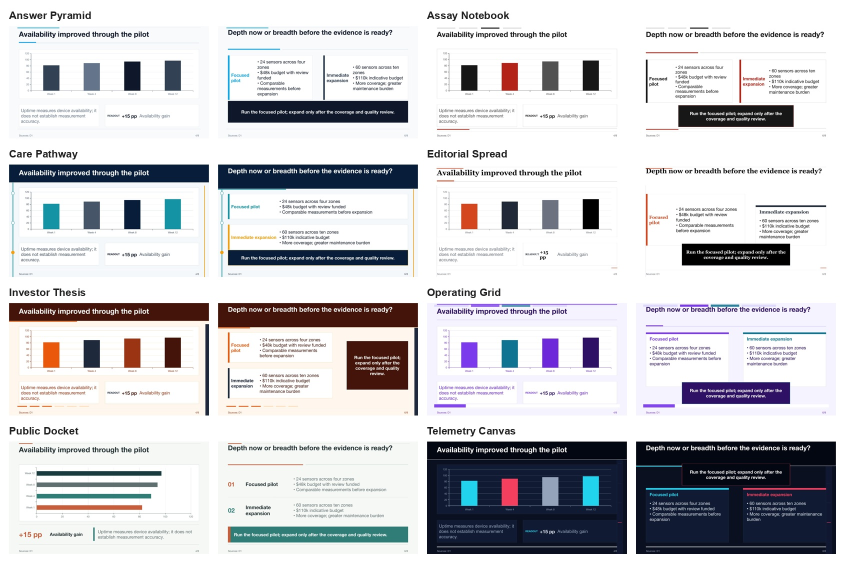
#> input picture examples/v0.12_data_comparisons.jpg, 1690 x 1126 px, given in place of ight-market-battery-swaps_codex_native_vs_latest_preview.png, which was not available (shown at 1/2 size)
$ python build_readme_comparison_images.py
#> lines starting #> are read from the running program, lines starting #| are printed output that depends on the picture; pictures that were not available may be replaced by others from this repository, and a replacement may not be noted
#!/usr/bin/env python3
"""Build clean README evidence images from rendered presentation-skill previews."""

from __future__ import annotations

import argparse
import json
import shutil
import subprocess
import tempfile
from pathlib import Path

from PIL import Image, ImageDraw, ImageFont, ImageOps


REPO = Path(__file__).resolve().parent.parent
DEFAULT_SOURCE_DIR = REPO / "decks/native-vs-latest-random-topics-20260623/contact_sheets"
DEFAULT_OUT_DIR = REPO / "decks/native-vs-latest-random-topics-20260623/readme_images"
DEFAULT_GALLERY_SUMMARY = REPO / "decks/style-reference-gallery-20260620-corpus-v1/summary.json"

CASES = [
    ("night-market-battery-swaps", "Night Market Battery Swaps"),
    ("river-watch-pocket-lab", "Pocket Labs For River Watch"),
    ("microgrid-load-forecast", "Microgrid Load Forecast"),
]

VARIANT_TILE_SOURCES = [
    ("title", "Title", "bold-startup-narrative", "title"),
    ("section", "Section", "_section", "section"),
    ("cards-3", "Cards 3", "bold-startup-narrative", "cards-3"),
    ("split", "Split", "editorial-minimal", "split"),
    ("timeline", "Timeline", "charcoal-safety", "timeline"),
    ("stats", "Stats", "arctic-minimal", "stats"),
    ("kpi-hero", "KPI Hero", "bold-startup-narrative", "kpi-hero"),
    ("comparison-2col", "Comparison", "lab-report", "comparison-2col"),
    ("matrix", "Matrix", "lavender-ops", "matrix"),
    ("chart", "Chart", "data-heavy-boardroom", "chart"),
    ("lab-run-results", "Lab Results", "lab-report", "lab-run-results"),
    ("scientific-figure", "Scientific Figure", "paper-journal", "scientific-figure"),
    ("flow", "Mermaid Flow", "midnight-neon", "flow"),
]

STYLE_TILE_SOURCES = [
    ("arctic-minimal", "Arctic Minimal", "image-sidebar"),
    ("bold-startup-narrative", "Startup Narrative", "kpi-hero"),
    ("charcoal-safety", "Risk Memo", "timeline"),
    ("data-heavy-boardroom", "Board Dashboard", "chart"),
    ("editorial-minimal", "Editorial Report", "split"),
    ("executive-clinical", "Executive Clinical", "lab-run-results"),
    ("forest-research", "Forest Research", "scientific-figure"),
    ("lab-report", "Lab Report", "lab-run-results"),
    ("lavender-ops", "Lavender Ops", "flow"),
    ("midnight-neon", "Midnight Neon", "flow"),
    ("paper-journal", "Paper Journal", "scientific-figure"),
    ("sunset-investor", "Investor Reveal", "chart"),
    ("warm-terracotta", "Terracotta Case", "timeline"),
]

INK = "#111827"
MUTED = "#4b5563"
RULE = "#d8dee8"
BG = "#ffffff"


def _font(size: int, *, bold: bool = False) -> ImageFont.FreeTypeFont | ImageFont.ImageFont:
    candidates = [
        "/System/Library/Fonts/Supplemental/Arial Bold.ttf" if bold else "/System/Library/Fonts/Supplemental/Arial.ttf",
        "/System/Library/Fonts/Supplemental/Helvetica Bold.ttf" if bold else "/System/Library/Fonts/Supplemental/Helvetica.ttf",
        "/Library/Fonts/Arial Bold.ttf" if bold else "/Library/Fonts/Arial.ttf",
    ]
    for path in candidates:
        if Path(path).exists():
            return ImageFont.truetype(path, size=size)
    return ImageFont.load_default()


def _text(draw: ImageDraw.ImageDraw, xy: tuple[int, int], text: str, *, size: int, fill: str = INK, bold: bool = False) -> None:
    draw.text(xy, text, font=_font(size, bold=bold), fill=fill)


def _crop_pair(path: Path) -> tuple[Image.Image, Image.Image]:
    image = Image.open(path).convert("RGB")
#> image is the input picture: PIL image 1690x1126 RGB; mean R, G, B 204.9, 205.1, 208.6
    width, height = image.size
#> width = 1690; height = 1126
    y1 = int(height * 0.278)
#> y1 = 313
    y2 = int(height * 0.728)
#> y2 = 819
    native = image.crop((int(width * 0.060), y1, int(width * 0.479), y2))
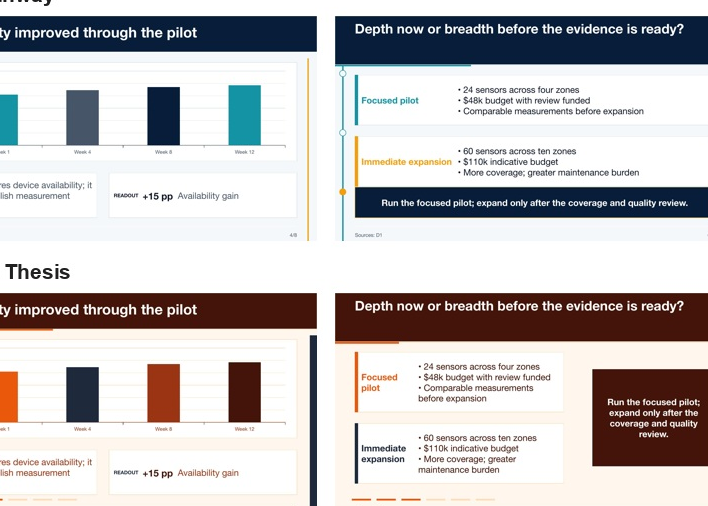
#> native: PIL image 708x506 RGB; mean R, G, B 196.4, 192.9, 193.4
    updated = image.crop((int(width * 0.521), y1, int(width * 0.940), y2))
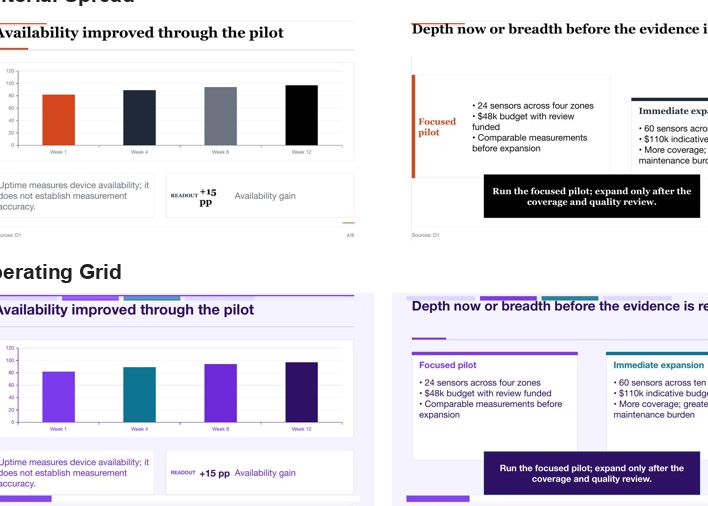
#> updated: PIL image 708x506 RGB; mean R, G, B 226.4, 223.8, 231.7
    return native, updated


def _fit(image: Image.Image, width: int) -> Image.Image:
#> called with width = 560
    ratio = width / image.width
#> ratio = 0.791
    height = round(image.height * ratio)
#> height = 400
    return image.resize((width, height), Image.Resampling.LANCZOS)
#> in _build_hero, `canvas = Image.new("RGB", (width, height), BG)`: canvas: PIL image 1276x614 RGB; every value is 255


def _paste_with_border(canvas: Image.Image, image: Image.Image, xy: tuple[int, int]) -> None:
#> called with xy = (56, 158)
    draw = ImageDraw.Draw(canvas)
    x, y = xy
    draw.rectangle((x - 1, y - 1, x + image.width, y + image.height), outline=RULE, width=1)
    canvas.paste(image, xy)
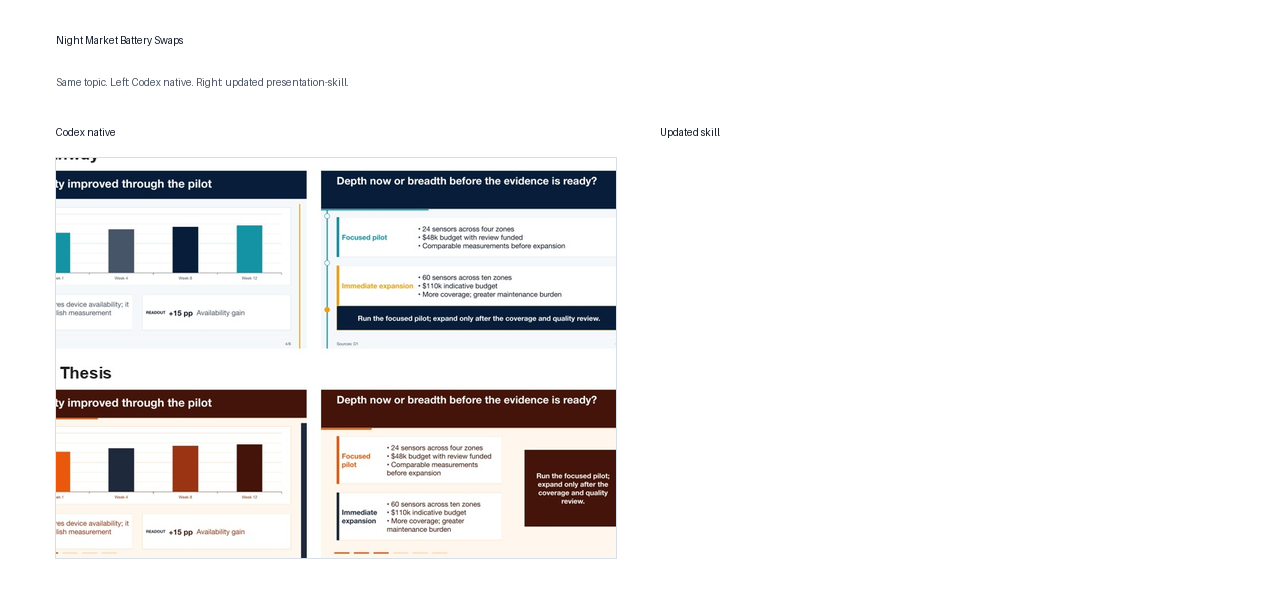
#> canvas: PIL image 1276x614 RGB; mean R, G, B 237.8, 236.8, 237
#> call 2 of _paste_with_border, with xy = (660, 158)
#> in _paste_with_border (call 2), `canvas.paste(image, xy)`:
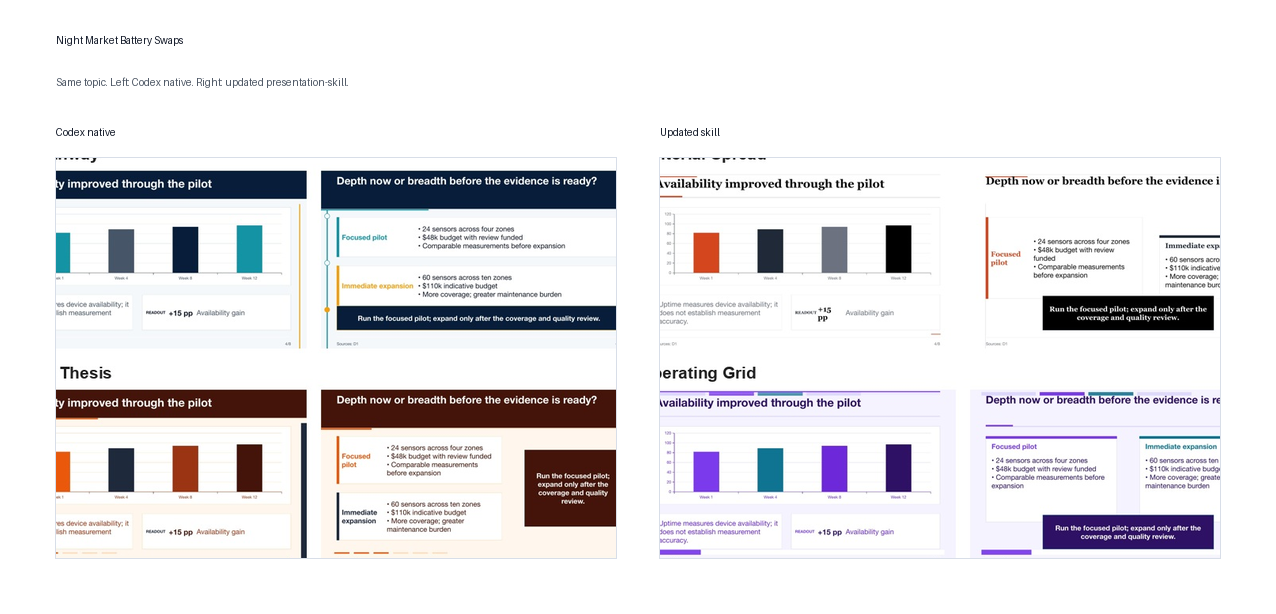
#> canvas: PIL image 1276x614 RGB; mean R, G, B 229.4, 227.7, 230.2


# [164 lines left out: functions _load_gallery_records, _repo_relative_render_path, _record_variant_image, _run_section_render, _section_image, _tile_from_path and 2 more, not called in this run]


def _build_variant_proof(summary_path: Path, out_dir: Path, *, render_section: bool) -> Path:
    out_path = out_dir / "presentation_skill_variant_proof.png"
    if not summary_path.exists() and out_path.exists():
        return out_path
    records = _load_gallery_records(summary_path)
    section = _section_image(out_dir, render_section=render_section)
    tiles: list[tuple[str, str, Image.Image]] = []
    for variant, label, preset, source_variant in VARIANT_TILE_SOURCES:
        path = section if preset == "_section" else _record_variant_image(records, preset, source_variant)
        source = "rendered example" if preset == "_section" else preset.replace("-", " ")
        tiles.append((label, source, _tile_from_path(path, (280, 158), variant)))
    return _build_tile_board(
        title="13 variants, not one bullet-list template",
        subtitle="Rendered samples across title, section, data, figure, flow, KPI, matrix, and comparison layouts.",
        tiles=tiles,
        out_path=out_path,
    )


def _build_style_family_proof(summary_path: Path, out_dir: Path) -> Path:
    out_path = out_dir / "presentation_skill_style_family_proof.png"
    if not summary_path.exists() and out_path.exists():
        return out_path
    records = _load_gallery_records(summary_path)
    tiles: list[tuple[str, str, Image.Image]] = []
    for preset, label, variant in STYLE_TILE_SOURCES:
        path = _record_variant_image(records, preset, variant)
        tiles.append((label, variant, _tile_from_path(path, (280, 158), preset)))
    return _build_tile_board(
        title="Presets change structure, not only color",
        subtitle="One rendered sample per style family, selected from the style-reference gallery.",
        tiles=tiles,
        out_path=out_path,
    )


def _build_three_case_sheet(source_dir: Path, out_dir: Path) -> Path:
    slide_w = 520
    gutter = 44
    left = 56
    top = 34
    title_h = 128
    row_gap = 58
    label_h = 32

    pairs: list[tuple[str, Image.Image, Image.Image]] = []
    for slug, title in CASES:
        src = source_dir / f"{slug}_codex_native_vs_latest_preview.png"
        native, updated = _crop_pair(src)
        pairs.append((title, _fit(native, slide_w), _fit(updated, slide_w)))
#> call 3 of _fit, with width = 520
#> in _fit (call 3), `return image.resize((width, height), Image.Resampling.LANCZOS)`:
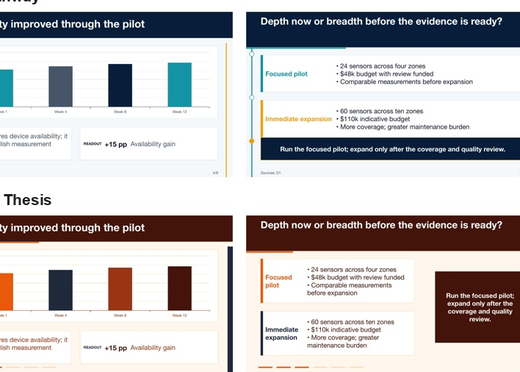
#> returned value: PIL image 520x372 RGB; mean R, G, B 196.2, 192.7, 193.2
#> call 4 of _fit, with width = 520
#> in _fit (call 4), `return image.resize((width, height), Image.Resampling.LANCZOS)`:
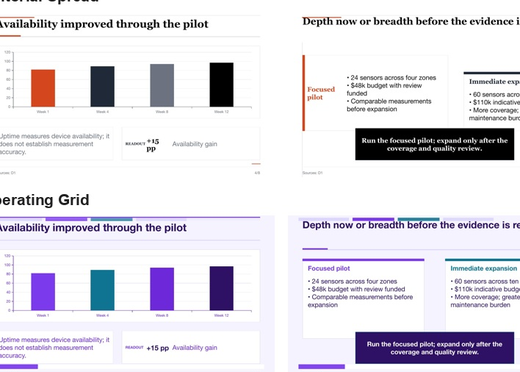
#> returned value: PIL image 520x372 RGB; mean R, G, B 226.2, 223.6, 231.5
#> pass 2 of the loop in _build_three_case_sheet, `for slug, title in CASES:`:
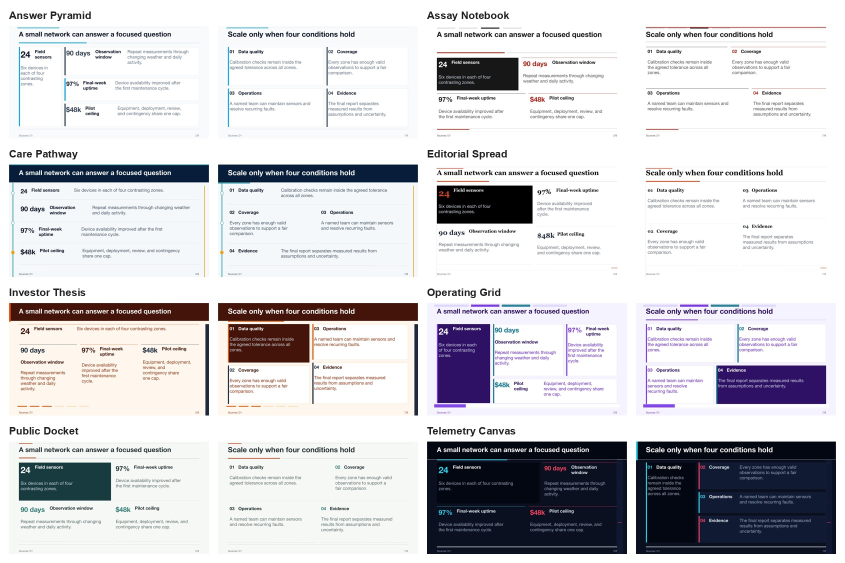
#> input picture examples/v0.12_evidence_decisions.jpg, 1690 x 1126 px, given in place of river-watch-pocket-lab_codex_native_vs_latest_preview.png, which was not available (shown at 1/2 size)
#> in _crop_pair, image is the input picture: PIL image 1690x1126 RGB; mean R, G, B 207.9, 207.5, 211.2
#> in _crop_pair (call 3), `native = image.crop((int(width * 0.060), y1, int(width * 0.479), y2))`:
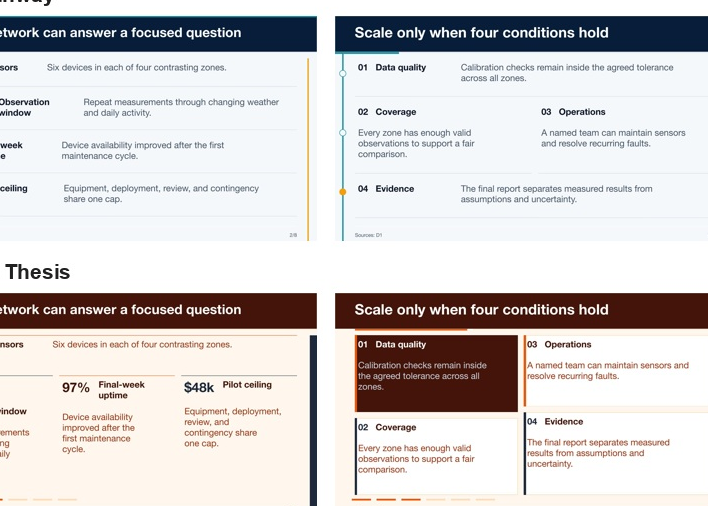
#> native: PIL image 708x506 RGB; mean R, G, B 211, 207.1, 206.9
#> in _fit (call 6), `return image.resize((width, height), Image.Resampling.LANCZOS)`:
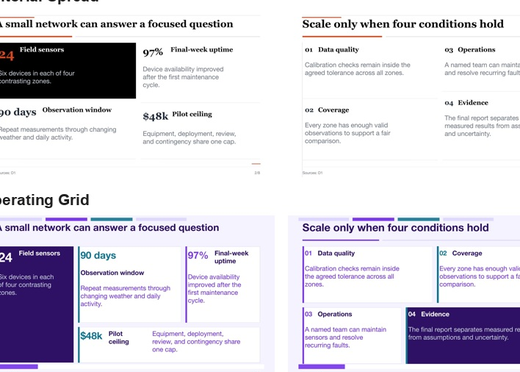
#> returned value: PIL image 520x372 RGB; mean R, G, B 218.4, 215.3, 225.2

    row_h = max(native.height for _, native, _ in pairs) + label_h + 34
#> row_h = 438
    width = left * 2 + slide_w * 2 + gutter
    height = top + title_h + len(pairs) * row_h + (len(pairs) - 1) * row_gap + 36
#> height = 1628
    canvas = Image.new("RGB", (width, height), BG)
#> canvas: PIL image 1196x1628 RGB; every value is 255
    draw = ImageDraw.Draw(canvas)

    _text(draw, (left, top), "Codex Native vs Updated presentation-skill", size=31, bold=True)
    _text(draw, (left, top + 43), "Same topics, generated two ways.", size=18, fill=MUTED)
    col_y = top + title_h
    _text(draw, (left, col_y), "Codex native", size=21, bold=True)
    _text(draw, (left + slide_w + gutter, col_y), "Updated skill", size=21, bold=True)

    y = col_y + label_h + 32
    for title, native, updated in pairs:
        _text(draw, (left, y - 24), title, size=16, fill=MUTED, bold=True)
        _paste_with_border(canvas, native, (left, y))
        _paste_with_border(canvas, updated, (left + slide_w + gutter, y))
        y += row_h + row_gap
#> this loop made 3 passes
#> (title, y) on passes 1 to 3: ('Night Market Battery Swaps', 722), ('Pocket Labs For River Watch', 1218), ('Microgrid Load Forecast', 1714)
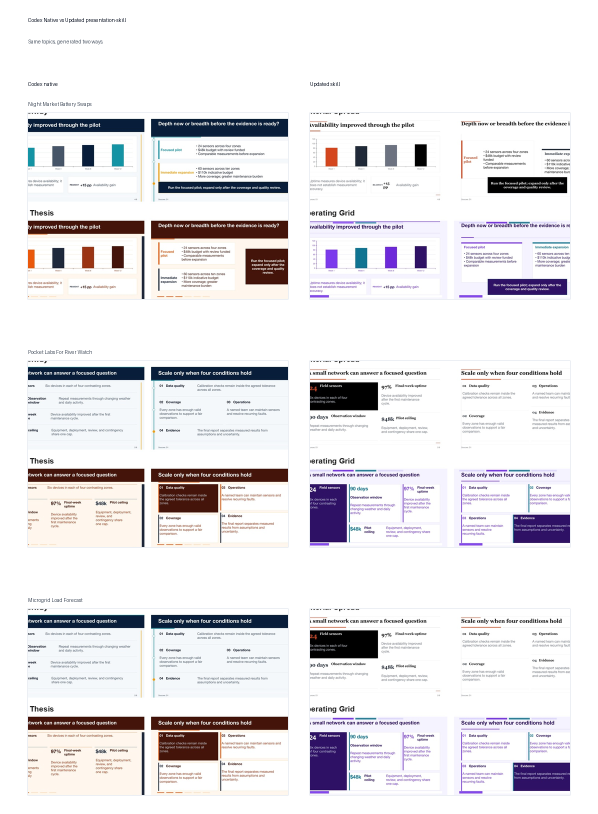
#> canvas: PIL image 1196x1628 RGB (shown at 1/2 size); mean R, G, B 229.8, 227.9, 230.7
#> after the loop, y = 1714

    out = out_dir / "codex_native_vs_updated_clean_three_topics.png"
    out_dir.mkdir(parents=True, exist_ok=True)
    canvas.save(out)
    return out


def _build_hero(source_dir: Path, out_dir: Path) -> Path:
    slug, title = CASES[0]
    src = source_dir / f"{slug}_codex_native_vs_latest_preview.png"
    native, updated = _crop_pair(src)
    slide_w = 560
    native = _fit(native, slide_w)
    updated = _fit(updated, slide_w)
    left = 56
    gutter = 44
    top = 34
    width = left * 2 + slide_w * 2 + gutter
    height = top + 124 + native.height + 56
    canvas = Image.new("RGB", (width, height), BG)
    draw = ImageDraw.Draw(canvas)

    _text(draw, (left, top), title, size=30, bold=True)
    _text(draw, (left, top + 42), "Same topic. Left: Codex native. Right: updated presentation-skill.", size=18, fill=MUTED)
    y = top + 92
    _text(draw, (left, y), "Codex native", size=21, bold=True)
    _text(draw, (left + slide_w + gutter, y), "Updated skill", size=21, bold=True)
    _paste_with_border(canvas, native, (left, y + 32))
    _paste_with_border(canvas, updated, (left + slide_w + gutter, y + 32))

    out = out_dir / "codex_native_vs_updated_clean_hero.png"
    out_dir.mkdir(parents=True, exist_ok=True)
    canvas.save(out)
    return out


def main() -> int:
    parser = argparse.ArgumentParser(description="Build clean README evidence images.")
    parser.add_argument("--source-dir", default=str(DEFAULT_SOURCE_DIR))
    parser.add_argument("--out-dir", default=str(DEFAULT_OUT_DIR))
    parser.add_argument("--gallery-summary", default=str(DEFAULT_GALLERY_SUMMARY))
    parser.add_argument(
        "--render-section",
        action="store_true",
        help="Refresh the section-divider thumbnail from examples/outline.json.",
    )
    args = parser.parse_args()

    source_dir = Path(args.source_dir).expanduser().resolve()
    out_dir = Path(args.out_dir).expanduser().resolve()
    gallery_summary = Path(args.gallery_summary).expanduser().resolve()
    outputs = [
        _build_hero(source_dir, out_dir),
        _build_three_case_sheet(source_dir, out_dir),
        _build_variant_proof(gallery_summary, out_dir, render_section=args.render_section),
        _build_style_family_proof(gallery_summary, out_dir),
    ]
    for path in outputs:
        print(path)
    return 0


if __name__ == "__main__":
    raise SystemExit(main())
#> (the program exits here)
